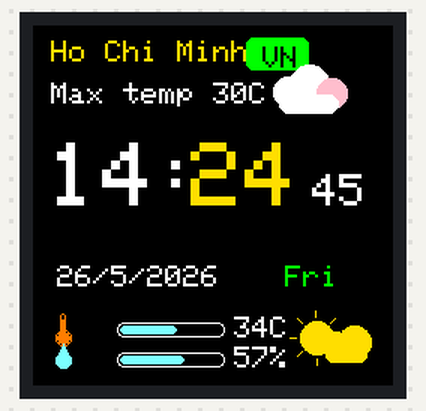
Bench run of a sketch on a simulated ESP32-C3. Shown: 240×240 colour display.

Above: at 0.3 s.
At 4.1 s:
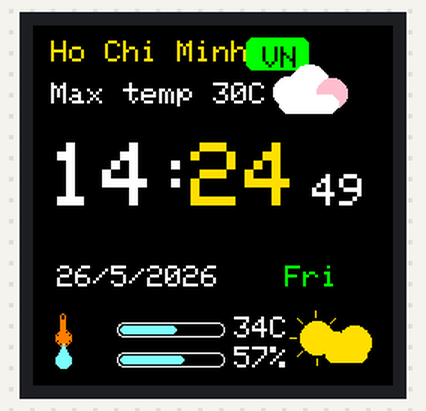
At 9.1 s:
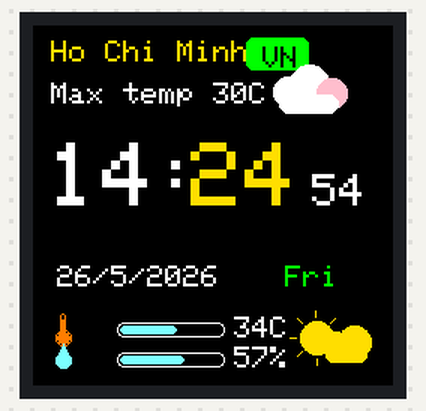
At 19.1 s:
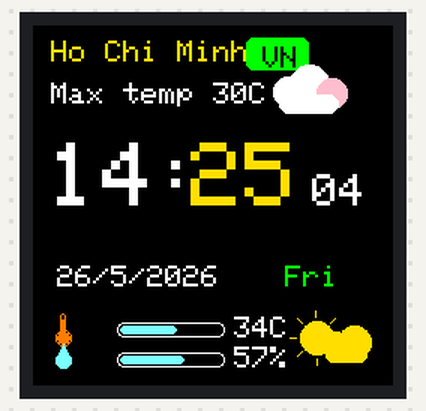
At 28.1 s:
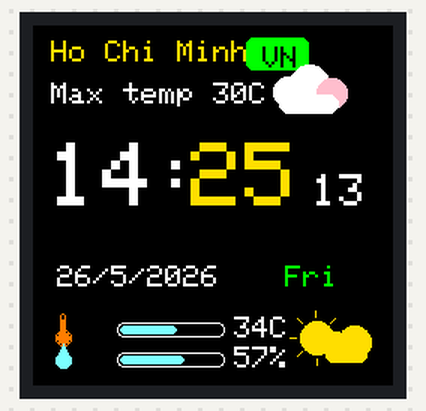
At 38.1 s:
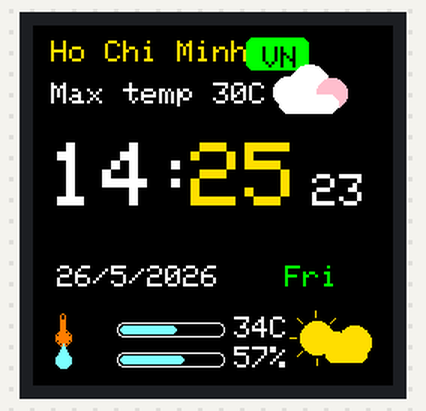

The sketch:

esp32c3_clock_v2_mock_weather.ino
```cpp
#include <Adafruit_GFX.h>
#include <Adafruit_ST7789.h>
#include <SPI.h>

#define TFT_CS   7
#define TFT_DC   2
#define TFT_RST  3
#define TFT_SCLK 4
#define TFT_MOSI 6
#define BTN_PIN  5

Adafruit_ST7789 tft = Adafruit_ST7789(TFT_CS, TFT_DC, TFT_RST);

unsigned long lastTick = 0;
int hh = 14, mm = 24, ss = 45;
int dayNum = 26, monthNum = 05, yearNum = 2026;
const char* weekDay = "Fri";
int tempNow = 34;
int humidity = 57;
const char* city = "Ho Chi Minh";
const char* country = "VN";
const char* weatherLabel = "Sun";

uint16_t C_BG = ST77XX_BLACK;
uint16_t C_WHITE = ST77XX_WHITE;
uint16_t C_YELLOW = 0xFEE0;
uint16_t C_CYAN = 0x7FFF;
uint16_t C_GREEN = 0x07E0;
uint16_t C_BLUEBADGE = 0xC71F;
uint16_t C_PINK = 0xFDF9;
uint16_t C_THERMO = 0xFBE0;

void drawCloudTop(int x, int y) {
  tft.fillCircle(x + 10, y + 16, 10, C_WHITE);
  tft.fillCircle(x + 24, y + 11, 13, C_WHITE);
  tft.fillCircle(x + 39, y + 17, 10, C_PINK);
  tft.fillRoundRect(x + 4, y + 18, 40, 13, 6, C_WHITE);
}

void drawBottomSun(int x, int y) {
  tft.fillCircle(x + 14, y + 17, 11, C_YELLOW);
  for (int i = 0; i < 8; i++) {
    float a = i * 0.785398f;
    int x1 = x + 14 + cos(a) * 14;
    int y1 = y + 17 + sin(a) * 14;
    int x2 = x + 14 + cos(a) * 18;
    int y2 = y + 17 + sin(a) * 18;
    tft.drawLine(x1, y1, x2, y2, C_YELLOW);
  }
  tft.fillCircle(x + 27, y + 22, 9, C_YELLOW);
  tft.fillCircle(x + 39, y + 20, 11, C_YELLOW);
  tft.fillRoundRect(x + 20, y + 23, 28, 11, 5, C_YELLOW);
}

void drawThermoIcon(int x, int y) {
  tft.drawCircle(x + 6, y + 16, 5, C_THERMO);
  tft.fillCircle(x + 6, y + 16, 4, C_THERMO);
  tft.drawRoundRect(x + 4, y, 4, 16, 2, C_THERMO);
  tft.fillRect(x + 5, y + 4, 2, 8, C_THERMO);
}

void drawDropIcon(int x, int y) {
  tft.fillTriangle(x + 6, y, x + 1, y + 9, x + 11, y + 9, C_CYAN);
  tft.fillCircle(x + 6, y + 11, 5, C_CYAN);
}

void drawStaticUI() {
  tft.fillScreen(C_BG);
  tft.setTextWrap(false);

  tft.setTextColor(C_YELLOW, C_BG);
  tft.setTextSize(2);
  tft.setCursor(12, 10);
  tft.print(city);

  tft.fillRoundRect(142, 8, 42, 22, 5, C_GREEN);
  tft.setTextColor(C_BG, C_GREEN);
  tft.setCursor(153, 14);
  tft.print(country);

  tft.setTextColor(C_WHITE, C_BG);
  tft.setCursor(12, 38);
  tft.print("Max temp 30C");

  drawCloudTop(160, 28);

  tft.fillRoundRect(148, 93, 66, 20, 5, C_WHITE);
  tft.setTextColor(C_BLUEBADGE, C_WHITE);
  tft.setTextSize(1);
  tft.setCursor(160, 99);
  tft.print(weatherLabel);

  tft.setTextColor(C_WHITE, C_BG);
  tft.setTextSize(2);
  tft.setCursor(16, 160);
  tft.print(dayNum); tft.print('/'); tft.print(monthNum); tft.print('/'); tft.print(yearNum);

  tft.setTextColor(C_GREEN, C_BG);
  tft.setCursor(168, 160);
  tft.print(weekDay);

  drawThermoIcon(14, 192);
  drawDropIcon(14, 212);

  tft.drawRoundRect(56, 198, 72, 10, 4, C_WHITE);
  tft.fillRoundRect(58, 200, 38, 6, 3, C_CYAN);
  tft.drawRoundRect(56, 218, 72, 10, 4, C_WHITE);
  tft.fillRoundRect(58, 220, 43, 6, 3, C_CYAN);

  tft.setTextColor(C_WHITE, C_BG);
  tft.setCursor(134, 194);
  tft.print(tempNow); tft.print("C");
  tft.setCursor(134, 214);
  tft.print(humidity); tft.print('%');

  drawBottomSun(175, 191);
}

void drawTime() {
  tft.fillRect(6, 66, 228, 76, C_BG);

  tft.setTextColor(C_WHITE, C_BG);
  tft.setTextSize(6);
  tft.setCursor(10, 78);
  if (hh < 10) tft.print('0');
  tft.print(hh);

  tft.setCursor(80, 78);
  tft.print(':');

  tft.setTextColor(C_YELLOW, C_BG);
  tft.setCursor(105, 78);
  if (mm < 10) tft.print('0');
  tft.print(mm);

  tft.setTextColor(C_WHITE, C_BG);
  tft.setTextSize(3);
  tft.setCursor(186, 99);
  if (ss < 10) tft.print('0');
  tft.print(ss);
}

void tickClock() {
  ss++;
  if (ss >= 60) { ss = 0; mm++; }
  if (mm >= 60) { mm = 0; hh++; }
  if (hh >= 24) hh = 0;
}

void setup() {
  pinMode(BTN_PIN, INPUT_PULLUP);
  SPI.begin(TFT_SCLK, -1, TFT_MOSI, TFT_CS);
  tft.init(240, 240);
  tft.setRotation(0);
  drawStaticUI();
  drawTime();
}

void loop() {
  if (millis() - lastTick >= 1000) {
    lastTick = millis();
    tickClock();
    drawTime();
  }
}
```

Measured:
- what the display in image 1 shows lasts 1.0 s, from 4.0 s to 5.0 s
